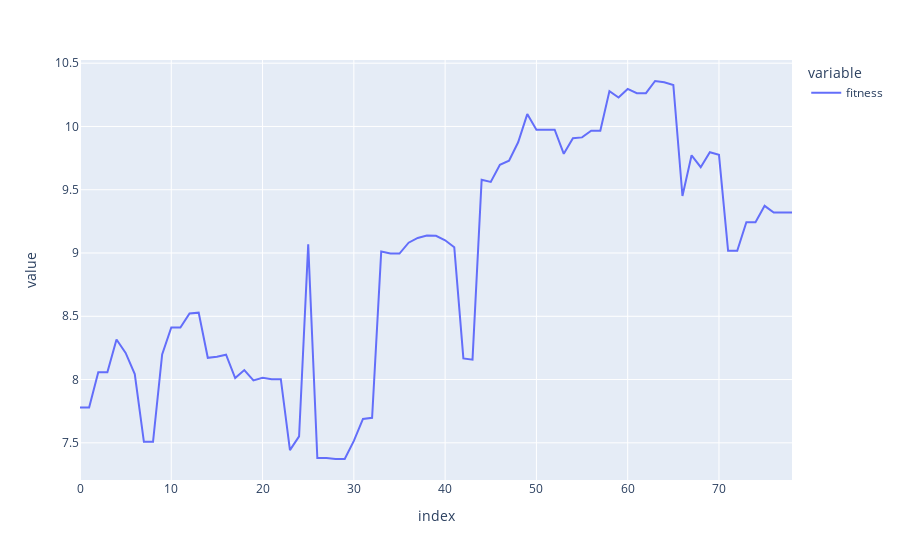

This figure's notebook cell:
### Code cell
# get the worst node with the highest sum of distances to its connected nodes
matrix = distance_matrix1
total_distance = 0
best_path = []
distance_path = []
full_nodes = list(range(len(matrix)))
nodes_to_remove = []
node_network = {i: [i] for i in full_nodes}

# node_init = random.randint(0, len(full_nodes)-1)

# d_list = []
# for node in range(len(full_nodes)):
#     path = findPath(matrix, node_network, node, nodes_to_remove)
#     d = sum(findDistancePath(matrix, path))
#     d_list.append(d)
    
# node_init = d_list.index(min(d_list))
node = node_init
path_history = []
remove_history = []
distances_history = []
min_max = True
print(f"{node_init = }\n")
path = findPath(matrix, node_network, node_init, nodes_to_remove)
distances = findDistancePath(matrix, path)
best_distance = sum(distances)
while True:
    network_len_before = len(node_network)
    path = findPath(matrix, node_network, node_init, nodes_to_remove)
    path_history.append(path)
    remove_history.append(nodes_to_remove)
    distances = findDistancePath(matrix, path)
    
    if sum(distances) < best_distance:
        best_distance = sum(distances)
        best_path = path
    if min_max:
        min_max = False
    else:
        min_max = True
    worst_node = getWorstNode(distances, path, nodes_to_remove, maximize=True)
#     print(f"{path = }")
#     print(f"{nodes_to_remove = }")
#     print(f"{worst_node = }")
    for node in [worst_node]:
        for i in range(1):
            if (node in nodes_to_remove) or (len(node_network) <= 2):
#                 print(f"break at {i}")
                break
#             print(f"{node = } ~ {i = }")
            available_nodes = getAvailableNodes(
                matrix, node_network, node, nodes_to_remove
            )
#             print(f"{len(available_nodes) = } | {available_nodes}")
#             print(f"{nodes_to_remove = }")
#             print(f"{node_network = }")
            closest_node = getClosestNode(matrix, node, available_nodes)
#             print(f"Linking: {node} => {closest_node}")
            node_network, nodes_to_remove = linkNode(
                node_network, node, closest_node, nodes_to_remove
            )
            node_network, nodes_to_remove = cleanNetwork(node_network, nodes_to_remove)

#             print()
#         print()
#     print(f"{sum(distances) = }")
    distances_history.append(sum(distances))
    if len(node_network) == 2:
        path = findPath(matrix, node_network, node_init, nodes_to_remove)
        distances = findDistancePath(matrix, path)
        path_history.append(path)
        remove_history.append(nodes_to_remove)
#         print(f"\n{len(node_network) = }")
#         print(f"\n{nodes_to_remove = }")
#         print(f"\n{path = }")
#         print(f"{distances = }")
#         print(f"{sum(distances) = }")
        break
        
print(best_path, sum(findDistancePath(matrix, best_path)))
fig = px.line(pd.DataFrame(distances_history).rename(columns={0: "fitness"}))
fig.write_html("fitness.html")
fig.show()

### Figure 1 — Plotly figure (JSON) as saved in the notebook; plotly's stock layout.template omitted (floating-point values rounded to 4 significant figures)
{"data": [{"hovertemplate": "variable=fitness<br>index=%{x}<br>value=%{y}<extra></extra>", "legendgroup": "fitness", "line": {"color": "#636efa", "dash": "solid"}, "mode": "lines", "name": "fitness", "orientation": "v", "showlegend": true, "type": "scatter", "x": [0, 1, 2, 3, 4, 5, 6, 7, 8, 9, 10, 11, 12, 13, 14, 15, 16, 17, 18, 19, 20, 21, 22, 23, 24, 25, 26, 27, 28, 29, 30, 31, 32, 33, 34, 35, 36, 37, 38, 39, 40, 41, 42, 43, 44, 45, 46, 47, 48, 49, 50, 51, 52, 53, 54, 55, 56, 57, 58, 59, 60, 61, 62, 63, 64, 65, 66, 67, 68, 69, 70, 71, 72, 73, 74, 75, 76, 77, 78], "xaxis": "x", "y": [7.779, 7.779, 8.059, 8.059, 8.317, 8.211, 8.043, 7.508, 7.508, 8.198, 8.411, 8.411, 8.523, 8.529, 8.172, 8.181, 8.196, 8.012, 8.075, 7.994, 8.013, 8.003, 8.003, 7.443, 7.551, 9.068, 7.38, 7.38, 7.372, 7.372, 7.516, 7.689, 7.698, 9.012, 8.996, 8.996, 9.081, 9.119, 9.139, 9.137, 9.101, 9.045, 8.167, 8.157, 9.579, 9.562, 9.697, 9.729, 9.875, 10.1, 9.975, 9.975, 9.975, 9.784, 9.907, 9.914, 9.966, 9.967, 10.28, 10.23, 10.3, 10.26, 10.26, 10.36, 10.35, 10.33, 9.451, 9.772, 9.678, 9.796, 9.776, 9.018, 9.018, 9.243, 9.243, 9.373, 9.32, 9.32, 9.32], "yaxis": "y"}], "layout": {"legend": {"title": {"text": "variable"}, "tracegroupgap": 0}, "margin": {"t": 60}, "xaxis": {"anchor": "y", "domain": [0, 1], "title": {"text": "index"}}, "yaxis": {"anchor": "x", "domain": [0, 1], "title": {"text": "value"}}}}
